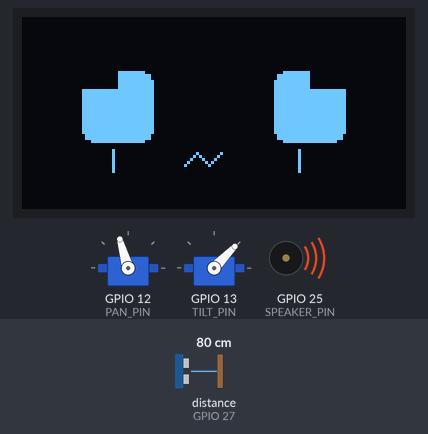
The sketch below on a simulated ESP32. Shown: 128×64 one-colour display, 2 × servo, buzzer (waves = sounding). Wiring (inferred from the names in the program): ultrasonic range finder: trigger GPIO 14; echo GPIO 27. The test bench sets the inputs (shaded band); at power-on: distance to the obstacle (sensor on GPIO 27) 80 cm. The echo pulse lasts 58.3 µs per cm; what the sketch prints to the serial monitor is not drawn.

Above: at 1.7 s.
1.8 s: distance to the obstacle (sensor on GPIO 27) set to 4 cm
At 3.8 s:
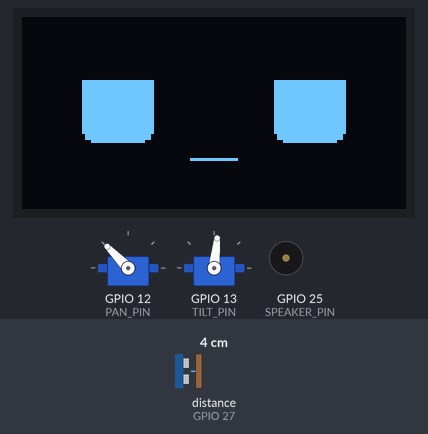
4.0 s: distance to the obstacle (sensor on GPIO 27) set to 18 cm
At 5.9 s:
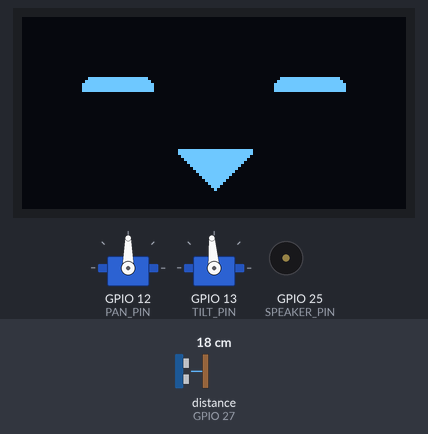
6.1 s: distance to the obstacle (sensor on GPIO 27) set to 35 cm
At 8.0 s:
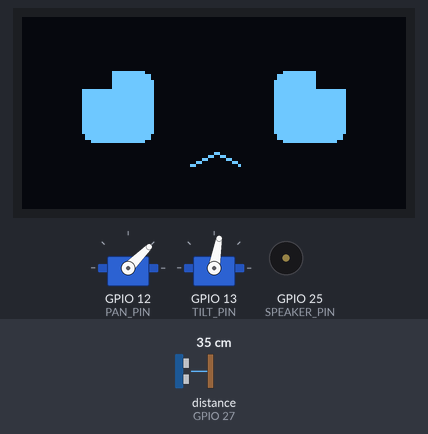
8.2 s: distance to the obstacle (sensor on GPIO 27) set to 250 cm
At 8.41 s:
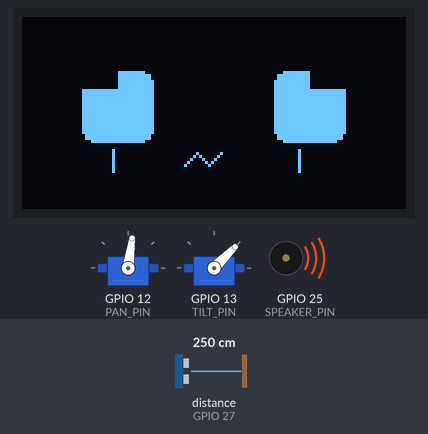
10.2 s: distance to the obstacle (sensor on GPIO 27) set to 9 cm
At 10.56 s:
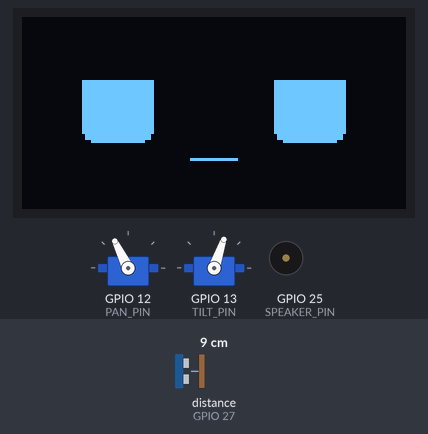
12.2 s: distance to the obstacle (sensor on GPIO 27) set to 299 cm
At 12.57 s:
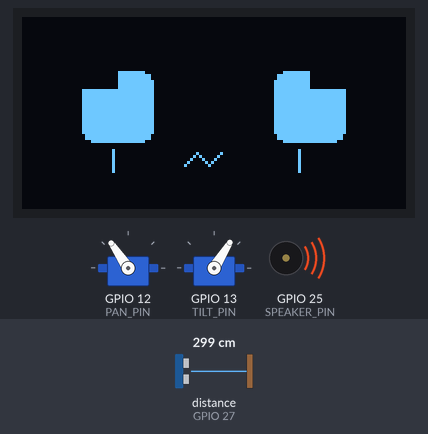
Timing chart, 0 to 16.2 s (numbered marks = the images above; inputs shaded):
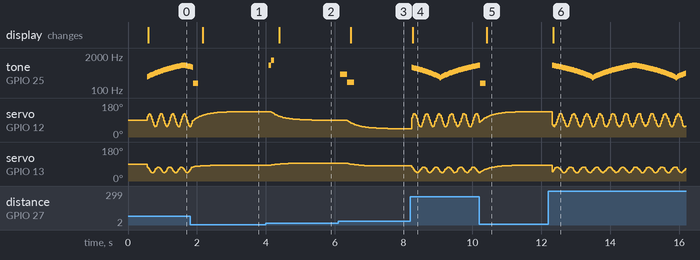

The sketch:

mochi_robot_project.ino
```cpp
#include <Wire.h>
#include <Adafruit_GFX.h>
#include <Adafruit_SSD1306.h>
#include <ESP32Servo.h>

#define SCREEN_WIDTH 128
#define SCREEN_HEIGHT 64
Adafruit_SSD1306 display(SCREEN_WIDTH, SCREEN_HEIGHT, &Wire, -1);

const int PAN_PIN = 12;
const int TILT_PIN = 13;
const int SPEAKER_PIN = 25;
const int TRIG_PIN = 14;
const int ECHO_PIN = 27;

Servo panServo;
Servo tiltServo;

float currentPan = 90.0;
float targetPan = 90.0;
float currentTilt = 90.0;
float targetTilt = 90.0;
float easingFactor = 0.08;

enum RobotFace { FACE_IDLE, FACE_HAPPY, FACE_SAD, FACE_ANGRY, FACE_CRYING };
RobotFace MochiFace = FACE_IDLE;

unsigned long prevServoMillis = 0;
unsigned long prevBlinkMillis = 0;
unsigned long prevSonicMillis = 0;
unsigned long audioTimer = 0;
unsigned long tearAnimationMillis = 0;

int currentDistance = 999;
int tearOffset = 0;
bool isBlinking = false;
bool soundPlayed = false;

void setup() {
  Serial.begin(9600);

  if(!display.begin(SSD1306_SWITCHCAPVCC, 0x3C)) { for(;;); }

  display.clearDisplay();
  display.setTextSize(1);
  display.setTextColor(SSD1306_WHITE);
  display.setCursor(10, 25);
  display.print("SHIPPING SYSTEM v4.0");
  display.display();

  pinMode(SPEAKER_PIN, OUTPUT);
  pinMode(TRIG_PIN, OUTPUT);
  pinMode(ECHO_PIN, INPUT);

  ESP32PWM::allocateTimer(0);
  ESP32PWM::allocateTimer(1);

  panServo.setPeriodHertz(50);
  panServo.attach(PAN_PIN, 500, 2400);
  panServo.write((int)currentPan);

  tiltServo.setPeriodHertz(50);
  tiltServo.attach(TILT_PIN, 500, 2400);
  tiltServo.write((int)currentTilt);
  delay(500);
}

void loop() {
  unsigned long currentMillis = millis();

  if (currentMillis - prevSonicMillis >= 120) {
    prevSonicMillis = currentMillis;
    digitalWrite(TRIG_PIN, LOW);
    delayMicroseconds(2);
    digitalWrite(TRIG_PIN, HIGH);
    delayMicroseconds(10);
    digitalWrite(TRIG_PIN, LOW);

    long duration = pulseIn(ECHO_PIN, HIGH, 20000);
    if (duration > 0) currentDistance = duration * 0.034 / 2;
    else currentDistance = 999;

    Serial.print("Hand Distance: ");
    Serial.print(currentDistance);
    Serial.println(" cm");
  }

  if (currentDistance > 2 && currentDistance <= 12) {
    targetPan = 135.0; targetTilt = 85.0;
    if (MochiFace != FACE_ANGRY) { MochiFace = FACE_ANGRY; soundPlayed = false; }
  }
  else if (currentDistance > 12 && currentDistance <= 25) {
    targetPan = 90.0; targetTilt = 95.0;
    if (MochiFace != FACE_HAPPY) { MochiFace = FACE_HAPPY; soundPlayed = false; }
  }
  else if (currentDistance > 25 && currentDistance <= 40) {
    targetPan = 45.0; targetTilt = 80.0;
    if (MochiFace != FACE_SAD) { MochiFace = FACE_SAD; soundPlayed = false; }
  }
  else {
    if (MochiFace != FACE_CRYING) { MochiFace = FACE_CRYING; soundPlayed = false; }
    static float wobble = 0; wobble += 0.5;
    targetPan = 90.0 + (sin(wobble) * 35.0);
    targetTilt = 60.0 + (cos(wobble) * 15.0);
  }

  if (MochiFace == FACE_IDLE) {
    if (currentMillis - audioTimer > 80) noTone(SPEAKER_PIN);
    if (!isBlinking && (currentMillis - prevBlinkMillis >= 3000)) {
      isBlinking = true; prevBlinkMillis = currentMillis;
      tone(SPEAKER_PIN, 1500); audioTimer = currentMillis;
    }
    if (isBlinking && (currentMillis - prevBlinkMillis >= 120)) isBlinking = false;
  }
  else if (MochiFace == FACE_HAPPY && !soundPlayed) {
    soundPlayed = true; tone(SPEAKER_PIN, 900, 70); delay(70); tone(SPEAKER_PIN, 1400, 90);
  }
  else if (MochiFace == FACE_SAD && !soundPlayed) {
    soundPlayed = true; tone(SPEAKER_PIN, 400, 200); delay(200); tone(SPEAKER_PIN, 200, 200);
  }
  else if (MochiFace == FACE_ANGRY && !soundPlayed) {
    soundPlayed = true; tone(SPEAKER_PIN, 180, 150);
  }
  else if (MochiFace == FACE_CRYING) {
    static int sirenFreq = 300; static int sirenDirection = 15;
    sirenFreq += sirenDirection;
    if (sirenFreq >= 900 || sirenFreq <= 300) sirenDirection = -sirenDirection;
    tone(SPEAKER_PIN, sirenFreq);
  }

  if (currentMillis - prevServoMillis >= 15) {
    prevServoMillis = currentMillis;
    if (MochiFace != FACE_CRYING) {
      currentPan = currentPan + (targetPan - currentPan) * easingFactor;
      currentTilt = currentTilt + (targetTilt - currentTilt) * easingFactor;
    } else {
      currentPan = targetPan; currentTilt = targetTilt;
    }
    panServo.write((int)currentPan);
    tiltServo.write((int)currentTilt);
  }

  if (currentMillis - prevServoMillis >= 80) {
    tearOffset = (tearOffset + 2) % 16;
  }

  display.clearDisplay();
  switch (MochiFace) {
    case FACE_IDLE:   if (isBlinking) drawCuteBlink(); else drawCuteNormal(); break;
    case FACE_HAPPY:  drawCuteHappy(); break;
    case FACE_SAD:    drawCuteSad(); break;
    case FACE_ANGRY:  drawCuteAngry(); break;
    case FACE_CRYING: drawCuteCrying(); break;
  }
  display.display();
}

void drawCuteNormal() {
  display.fillRoundRect(20, 14, 24, 28, 4, SSD1306_WHITE); display.fillRoundRect(84, 14, 24, 28, 4, SSD1306_WHITE);
  display.drawLine(54, 45, 57, 49, SSD1306_WHITE); display.drawLine(57, 49, 71, 49, SSD1306_WHITE); display.drawLine(71, 49, 74, 45, SSD1306_WHITE);
}
void drawCuteBlink() {
  display.fillRoundRect(20, 26, 24, 6, 2, SSD1306_WHITE); display.fillRoundRect(84, 26, 24, 6, 2, SSD1306_WHITE);
  display.drawLine(54, 45, 57, 49, SSD1306_WHITE); display.drawLine(57, 49, 71, 49, SSD1306_WHITE); display.drawLine(71, 49, 74, 45, SSD1306_WHITE);
}
void drawCuteHappy() {
  display.fillRoundRect(20, 20, 24, 10, 3, SSD1306_WHITE); display.fillRect(20, 25, 24, 10, SSD1306_BLACK);
  display.fillRoundRect(84, 20, 24, 10, 3, SSD1306_WHITE); display.fillRect(84, 25, 24, 10, SSD1306_BLACK);
  display.fillTriangle(52, 44, 76, 44, 64, 57, SSD1306_WHITE);
}
void drawCuteSad() {
  display.fillRoundRect(20, 18, 24, 24, 4, SSD1306_WHITE); display.fillRoundRect(84, 18, 24, 24, 4, SSD1306_WHITE);
  display.fillRect(20, 18, 10, 6, SSD1306_BLACK); display.fillRect(98, 18, 10, 6, SSD1306_BLACK);
  display.drawLine(56, 49, 64, 45, SSD1306_WHITE); display.drawLine(64, 45, 72, 49, SSD1306_WHITE);
}
void drawCuteAngry() {
  display.fillRoundRect(20, 18, 24, 24, 4, SSD1306_WHITE); display.fillRoundRect(84, 18, 24, 24, 4, SSD1306_WHITE);
  display.fillRect(20, 14, 24, 7, SSD1306_BLACK); display.fillRect(84, 14, 24, 7, SSD1306_BLACK);
  display.drawFastHLine(56, 47, 16, SSD1306_WHITE);
}
void drawCuteCrying() {
  display.fillRoundRect(20, 18, 24, 24, 4, SSD1306_WHITE); display.fillRoundRect(84, 18, 24, 24, 4, SSD1306_WHITE);
  display.fillRect(20, 18, 12, 6, SSD1306_BLACK); display.fillRect(96, 18, 12, 6, SSD1306_BLACK);
  display.drawLine(54, 49, 58, 45, SSD1306_WHITE); display.drawLine(58, 45, 62, 49, SSD1306_WHITE); display.drawLine(62, 49, 66, 45, SSD1306_WHITE);
  display.drawFastVLine(30, 44 + tearOffset, 8, SSD1306_WHITE); display.drawFastVLine(92, 44 + tearOffset, 8, SSD1306_WHITE);
}
```

Measured:
- after the input at 1.8 s, the display: changes after 0.38 s (image 1)
- after the input at 4.0 s, tone on GPIO 25 (SPEAKER_PIN): silent → 900 Hz after 0.09 s, → 1400 Hz 0.07 s later, → silent 0.09 s later; servo on GPIO 12 (PAN_PIN): moves from 134° to 90° over 1.2 s, starting after 0.16 s; servo on GPIO 13 (TILT_PIN): moves from 84° to 94° over 0.70 s, starting after 0.16 s; the display: changes after 0.39 s (image 2)
- after the input at 6.1 s, tone on GPIO 25 (SPEAKER_PIN): silent → 400 Hz after 0.06 s, → 200 Hz 0.20 s later, → silent 0.20 s later; servo on GPIO 12 (PAN_PIN): moves from 90° to 45° over 1.2 s, starting after 0.26 s; servo on GPIO 13 (TILT_PIN): moves from 94° to 80° over 0.84 s, starting after 0.26 s; the display: changes after 0.37 s (image 3)
- after the input at 8.2 s, tone on GPIO 25 (SPEAKER_PIN): plays 735 Hz for 0.03 s, 720 Hz for 0.03 s, 705 Hz for 0.03 s, 690 Hz for 0.03 s, 675 Hz for 0.04 s, 660 Hz for 0.03 s … (69 notes in this stretch), starting at once; the display: changes after 0.06 s (image 4)
- after the input at 10.2 s, the display: changes after 0.21 s (image 5)
- by itself, tone on GPIO 25 (SPEAKER_PIN): plays 780 Hz for 0.03 s, 765 Hz for 0.03 s, 750 Hz for 0.03 s, 180 Hz for 0.15 s
